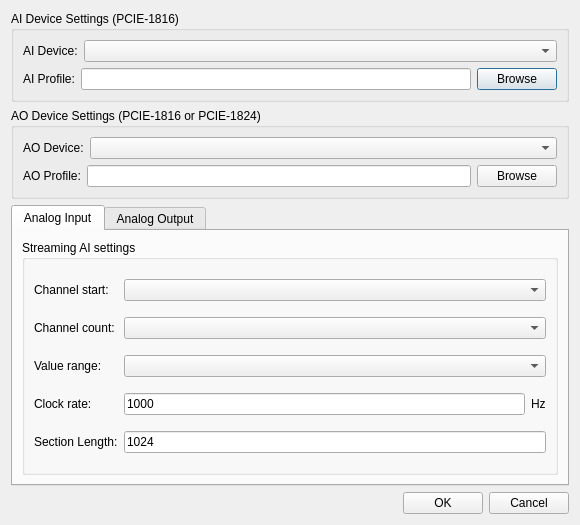
<?xml version="1.0" encoding="UTF-8"?>
<ui version="4.0">
 <class>ConfigureDialog</class>
 <widget class="QDialog" name="ConfigureDialog">
  <property name="geometry">
   <rect>
    <x>0</x>
    <y>0</y>
    <width>580</width>
    <height>450</height>
   </rect>
  </property>
  <property name="windowTitle">
   <string>Combined AI/AO - Configuration</string>
  </property>
  <layout class="QVBoxLayout" name="verticalLayout">
   <item>
    <widget class="QGroupBox" name="groupBox_4">
     <property name="title">
      <string>AI Device Settings (PCIE-1816)</string>
     </property>
     <layout class="QVBoxLayout" name="verticalLayout_4">
      <item>
       <layout class="QHBoxLayout" name="horizontalLayout_5">
        <item>
         <widget class="QLabel" name="lblAIDevice">
          <property name="sizePolicy">
           <sizepolicy hsizetype="Fixed" vsizetype="Fixed">
            <horstretch>0</horstretch>
            <verstretch>0</verstretch>
           </sizepolicy>
          </property>
          <property name="text">
           <string>AI Device:</string>
          </property>
          <property name="buddy">
           <cstring>cmbAIDevice</cstring>
          </property>
         </widget>
        </item>
        <item>
         <widget class="QComboBox" name="cmbAIDevice">
          <property name="sizePolicy">
           <sizepolicy hsizetype="Expanding" vsizetype="Fixed">
            <horstretch>0</horstretch>
            <verstretch>0</verstretch>
           </sizepolicy>
          </property>
         </widget>
        </item>
       </layout>
      </item>
      <item>
       <layout class="QHBoxLayout" name="horizontalLayout_6">
        <item>
         <widget class="QLabel" name="lblAIProfilePath">
          <property name="sizePolicy">
           <sizepolicy hsizetype="Fixed" vsizetype="Fixed">
            <horstretch>0</horstretch>
            <verstretch>0</verstretch>
           </sizepolicy>
          </property>
          <property name="text">
           <string>AI Profile:</string>
          </property>
         </widget>
        </item>
        <item>
         <widget class="QLineEdit" name="txtAIProfilePath"/>
        </item>
        <item>
         <widget class="QPushButton" name="btnAIBrowse">
          <property name="text">
           <string>Browse</string>
          </property>
         </widget>
        </item>
       </layout>
      </item>
     </layout>
    </widget>
   </item>
   <item>
    <widget class="QGroupBox" name="groupBox_5">
     <property name="title">
      <string>AO Device Settings (PCIE-1816 or PCIE-1824)</string>
     </property>
     <layout class="QVBoxLayout" name="verticalLayout_5">
      <item>
       <layout class="QHBoxLayout" name="horizontalLayout_7">
        <item>
         <widget class="QLabel" name="lblAODevice">
          <property name="sizePolicy">
           <sizepolicy hsizetype="Fixed" vsizetype="Fixed">
            <horstretch>0</horstretch>
            <verstretch>0</verstretch>
           </sizepolicy>
          </property>
          <property name="text">
           <string>AO Device:</string>
          </property>
          <property name="buddy">
           <cstring>cmbAODevice</cstring>
          </property>
         </widget>
        </item>
        <item>
         <widget class="QComboBox" name="cmbAODevice">
          <property name="sizePolicy">
           <sizepolicy hsizetype="Expanding" vsizetype="Fixed">
            <horstretch>0</horstretch>
            <verstretch>0</verstretch>
           </sizepolicy>
          </property>
         </widget>
        </item>
       </layout>
      </item>
      <item>
       <layout class="QHBoxLayout" name="horizontalLayout_8">
        <item>
         <widget class="QLabel" name="lblAOProfilePath">
          <property name="sizePolicy">
           <sizepolicy hsizetype="Fixed" vsizetype="Fixed">
            <horstretch>0</horstretch>
            <verstretch>0</verstretch>
           </sizepolicy>
          </property>
          <property name="text">
           <string>AO Profile:</string>
          </property>
         </widget>
        </item>
        <item>
         <widget class="QLineEdit" name="txtAOProfilePath"/>
        </item>
        <item>
         <widget class="QPushButton" name="btnAOBrowse">
          <property name="text">
           <string>Browse</string>
          </property>
         </widget>
        </item>
       </layout>
      </item>
     </layout>
    </widget>
   </item>
   <item>
    <widget class="QTabWidget" name="tabWidget">
     <property name="currentIndex">
      <number>0</number>
     </property>
     <widget class="QWidget" name="aiTab">
      <attribute name="title">
       <string>Analog Input</string>
      </attribute>
      <layout class="QVBoxLayout" name="verticalLayout_2">
       <item>
        <widget class="QGroupBox" name="groupBox">
         <property name="title">
          <string>Streaming AI settings</string>
         </property>
         <layout class="QGridLayout" name="gridLayout">
          <item row="0" column="0">
           <widget class="QLabel" name="lblChannelStart">
            <property name="text">
             <string>Channel start:</string>
            </property>
            <property name="buddy">
             <cstring>aiCmbChannelStart</cstring>
            </property>
           </widget>
          </item>
          <item row="0" column="1">
           <widget class="QComboBox" name="aiCmbChannelStart">
            <property name="sizePolicy">
             <sizepolicy hsizetype="Expanding" vsizetype="Fixed">
              <horstretch>0</horstretch>
              <verstretch>0</verstretch>
             </sizepolicy>
            </property>
           </widget>
          </item>
          <item row="1" column="0">
           <widget class="QLabel" name="lblChannelCount">
            <property name="text">
             <string>Channel count:</string>
            </property>
            <property name="buddy">
             <cstring>aiCmbChannelCount</cstring>
            </property>
           </widget>
          </item>
          <item row="1" column="1">
           <widget class="QComboBox" name="aiCmbChannelCount">
            <property name="sizePolicy">
             <sizepolicy hsizetype="Expanding" vsizetype="Fixed">
              <horstretch>0</horstretch>
              <verstretch>0</verstretch>
             </sizepolicy>
            </property>
           </widget>
          </item>
          <item row="2" column="0">
           <widget class="QLabel" name="lblValueRange">
            <property name="sizePolicy">
             <sizepolicy hsizetype="Fixed" vsizetype="Fixed">
              <horstretch>0</horstretch>
              <verstretch>0</verstretch>
             </sizepolicy>
            </property>
            <property name="text">
             <string>Value range:</string>
            </property>
            <property name="buddy">
             <cstring>aiCmbValueRange</cstring>
            </property>
           </widget>
          </item>
          <item row="2" column="1">
           <widget class="QComboBox" name="aiCmbValueRange">
            <property name="sizePolicy">
             <sizepolicy hsizetype="Expanding" vsizetype="Fixed">
              <horstretch>0</horstretch>
              <verstretch>0</verstretch>
             </sizepolicy>
            </property>
           </widget>
          </item>
          <item row="3" column="0">
           <widget class="QLabel" name="lblClockRate">
            <property name="sizePolicy">
             <sizepolicy hsizetype="Fixed" vsizetype="Fixed">
              <horstretch>0</horstretch>
              <verstretch>0</verstretch>
             </sizepolicy>
            </property>
            <property name="text">
             <string>Clock rate:</string>
            </property>
           </widget>
          </item>
          <item row="3" column="1">
           <layout class="QHBoxLayout" name="horizontalLayout_3">
            <item>
             <widget class="QLineEdit" name="edtClockRatePerChan">
              <property name="text">
               <string>1000</string>
              </property>
              <property name="alignment">
               <set>Qt::AlignLeading|Qt::AlignLeft|Qt::AlignVCenter</set>
              </property>
             </widget>
            </item>
            <item>
             <widget class="QLabel" name="lblRateUnit">
              <property name="sizePolicy">
               <sizepolicy hsizetype="Fixed" vsizetype="Fixed">
                <horstretch>0</horstretch>
                <verstretch>0</verstretch>
               </sizepolicy>
              </property>
              <property name="text">
               <string>Hz</string>
              </property>
             </widget>
            </item>
           </layout>
          </item>
          <item row="4" column="0">
           <widget class="QLabel" name="lblSectionLength">
            <property name="sizePolicy">
             <sizepolicy hsizetype="Fixed" vsizetype="Fixed">
              <horstretch>0</horstretch>
              <verstretch>0</verstretch>
             </sizepolicy>
            </property>
            <property name="text">
             <string>Section Length:</string>
            </property>
           </widget>
          </item>
          <item row="4" column="1">
           <widget class="QLineEdit" name="edtSectionLength">
            <property name="text">
             <string>1024</string>
            </property>
           </widget>
          </item>
         </layout>
        </widget>
       </item>
      </layout>
     </widget>
     <widget class="QWidget" name="aoTab">
      <attribute name="title">
       <string>Analog Output</string>
      </attribute>
      <layout class="QVBoxLayout" name="verticalLayout_3">
       <item>
        <widget class="QGroupBox" name="groupBox_2">
         <property name="title">
          <string>Static AO settings</string>
         </property>
         <layout class="QGridLayout" name="gridLayout_2">
          <item row="0" column="0">
           <widget class="QLabel" name="lblAoChannelStart">
            <property name="minimumSize">
             <size>
              <width>91</width>
              <height>22</height>
             </size>
            </property>
            <property name="maximumSize">
             <size>
              <width>91</width>
              <height>22</height>
             </size>
            </property>
            <property name="text">
             <string>Channel start:</string>
            </property>
            <property name="buddy">
             <cstring>aoCmbChannelStart</cstring>
            </property>
           </widget>
          </item>
          <item row="0" column="1">
           <widget class="QComboBox" name="aoCmbChannelStart">
            <property name="sizePolicy">
             <sizepolicy hsizetype="Expanding" vsizetype="Fixed">
              <horstretch>0</horstretch>
              <verstretch>0</verstretch>
             </sizepolicy>
            </property>
           </widget>
          </item>
          <item row="1" column="0">
           <widget class="QLabel" name="lblAoChannelCount">
            <property name="minimumSize">
             <size>
              <width>91</width>
              <height>22</height>
             </size>
            </property>
            <property name="maximumSize">
             <size>
              <width>91</width>
              <height>22</height>
             </size>
            </property>
            <property name="text">
             <string>Channel count:</string>
            </property>
            <property name="buddy">
             <cstring>aoCmbChannelCount</cstring>
            </property>
           </widget>
          </item>
          <item row="1" column="1">
           <widget class="QComboBox" name="aoCmbChannelCount">
            <property name="sizePolicy">
             <sizepolicy hsizetype="Expanding" vsizetype="Fixed">
              <horstretch>0</horstretch>
              <verstretch>0</verstretch>
             </sizepolicy>
            </property>
           </widget>
          </item>
          <item row="2" column="0">
           <widget class="QLabel" name="lblAoValueRange">
            <property name="sizePolicy">
             <sizepolicy hsizetype="Fixed" vsizetype="Fixed">
              <horstretch>0</horstretch>
              <verstretch>0</verstretch>
             </sizepolicy>
            </property>
            <property name="minimumSize">
             <size>
              <width>91</width>
              <height>22</height>
             </size>
            </property>
            <property name="maximumSize">
             <size>
              <width>91</width>
              <height>22</height>
             </size>
            </property>
            <property name="text">
             <string>Value range:</string>
            </property>
            <property name="buddy">
             <cstring>aoCmbValueRange</cstring>
            </property>
           </widget>
          </item>
          <item row="2" column="1">
           <widget class="QComboBox" name="aoCmbValueRange">
            <property name="sizePolicy">
             <sizepolicy hsizetype="Expanding" vsizetype="Fixed">
              <horstretch>0</horstretch>
              <verstretch>0</verstretch>
             </sizepolicy>
            </property>
           </widget>
          </item>
         </layout>
        </widget>
       </item>
       <item>
        <widget class="QGroupBox" name="groupBox_3">
         <property name="title">
          <string>Output wave settings</string>
         </property>
         <layout class="QGridLayout" name="gridLayout_3">
          <item row="0" column="0">
           <widget class="QLabel" name="label">
            <property name="minimumSize">
             <size>
              <width>131</width>
              <height>16</height>
             </size>
            </property>
            <property name="text">
             <string>Points for each waveform:</string>
            </property>
           </widget>
          </item>
          <item row="1" column="0">
           <widget class="QLineEdit" name="txtPointCount">
            <property name="minimumSize">
             <size>
              <width>113</width>
              <height>25</height>
             </size>
            </property>
            <property name="text">
             <string>400</string>
            </property>
           </widget>
          </item>
          <item row="2" column="0">
           <widget class="QLabel" name="label_2">
            <property name="text">
             <string>The data number of AO to form a waveform</string>
            </property>
            <property name="wordWrap">
             <bool>false</bool>
            </property>
           </widget>
          </item>
         </layout>
        </widget>
       </item>
      </layout>
     </widget>
    </widget>
   </item>
   <item>
    <layout class="QHBoxLayout" name="horizontalLayout_4">
     <item>
      <spacer name="horizontalSpacer">
       <property name="orientation">
        <enum>Qt::Horizontal</enum>
       </property>
       <property name="sizeHint" stdset="0">
        <size>
         <width>40</width>
         <height>20</height>
        </size>
       </property>
      </spacer>
     </item>
     <item>
      <widget class="QPushButton" name="btnOK">
       <property name="text">
        <string>OK</string>
       </property>
      </widget>
     </item>
     <item>
      <widget class="QPushButton" name="btnCancel">
       <property name="text">
        <string>Cancel</string>
       </property>
      </widget>
     </item>
    </layout>
   </item>
  </layout>
 </widget>
 <resources/>
 <connections/>
</ui>
